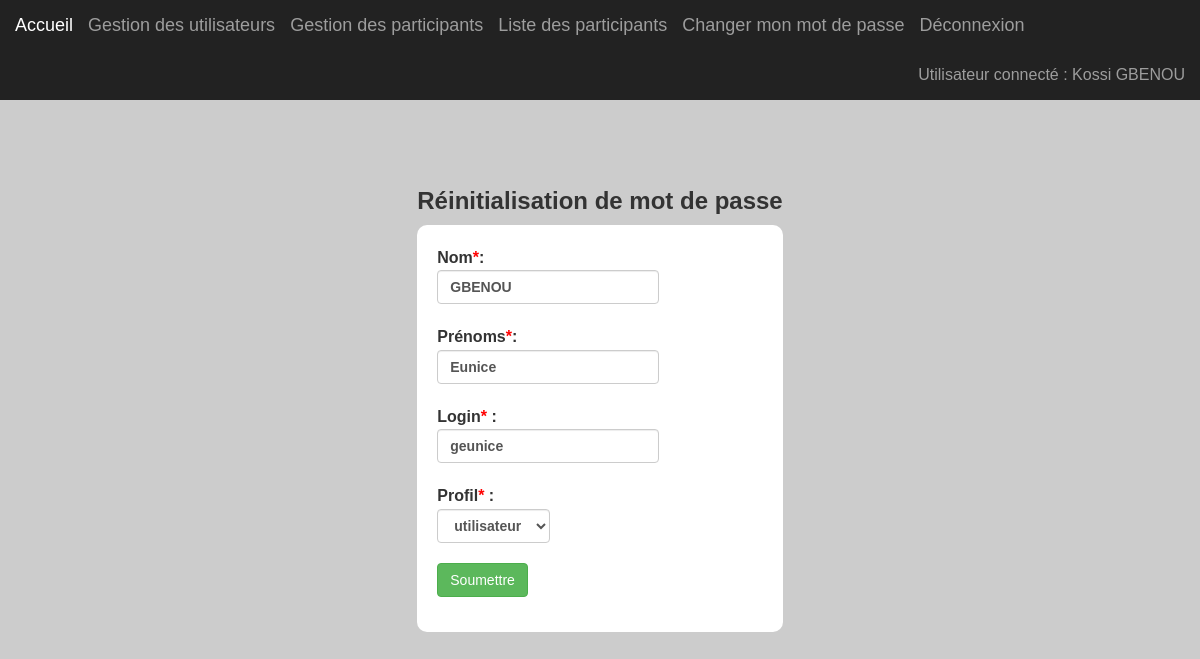
/admin/utilisateurModif.php?login=geunice (signed in), run on the app's committed database.
### tables this page shows
CREATE TABLE IF NOT EXISTS `utilisateurs` (
  `id` int NOT NULL AUTO_INCREMENT,
  `nom` varchar(50) NOT NULL,
  `prenoms` varchar(50) NOT NULL,
  `login` varchar(10) NOT NULL,
  `mot_de_passe` varchar(50) NOT NULL,
  `id_profil` int NOT NULL,
  `compte_actif` tinyint NOT NULL,
  PRIMARY KEY (`id`),
  KEY `id_profil` (`id_profil`)
);

CREATE TABLE IF NOT EXISTS `profils` (
  `id` int NOT NULL AUTO_INCREMENT,
  `libelle` varchar(50) NOT NULL,
  PRIMARY KEY (`id`)
);

### common_ressources/fonctions.php (called while the page is built, shortened)
<?php
function verification_profil($connexion, $login) {
    $sql = 'SELECT libelle FROM profils WHERE id = (SELECT id_profil FROM utilisateurs WHERE login = "' . $login . '")';
    $resultat = $connexion->query($sql);
    while ($row = $resultat->fetch_array(MYSQLI_ASSOC)) {
        $message = $row;
    }
    return $message;
}
function recuperer_utilisateur($connexion, $login) {
    $requete = "SELECT nom, prenoms, compte_actif, utilisateurs.id FROM utilisateurs, profils WHERE utilisateurs.id_profil=profils.id AND login='" . $login . "' ";
    $resultat = $connexion->query($requete);
    $utilisateur = $resultat->fetch_array(MYSQLI_ASSOC);
    return $utilisateur;
}
?>

### admin/utilisateurModif.php (the view, shortened to what this page needs)
<?php
    require_once("../common_ressources/fonctions.php");
    $requete2 = "SELECT id, libelle FROM profils";
    $resultat2 = $mysqli->query($requete2);
    $requete3 = "SELECT utilisateurs.id, nom, prenoms, login, id_profil, libelle
                FROM utilisateurs, profils
                WHERE utilisateurs.id_profil = profils.id
                AND login='".$_GET['login']."' ";
    $resultat3 = $mysqli->query($requete3);
    $user=$resultat3->fetch_array(MYSQLI_ASSOC);
?>
<!DOCTYPE html>
<html>
    <head>
        <link rel="stylesheet" type="text/css" href="../assets/bootstrap/css/bootstrap.css">
        <link rel="stylesheet" type="text/css" href="../assets/bootstrap/css/font-awesome.min.css">
        <link rel="stylesheet" type="text/css" href="../assets/css/dashboard.css">
        <link rel="stylesheet" type="text/css" href="../assets/css/stylesucces.css">
        <link rel="stylesheet" type="text/css" href="../assets/css/styleModification.css">
    </head>
    <body>
        <nav class="navbar navbar-inverse navbar-fixed-top">
            <div class="container-fluid">
                <div id="navbar" class="navbar-collapse collapse">
                    <ul class="nav navbar-nav navbar-left">
                        <li><a class="navbar-brand" href="../accueil.php">Accueil</a></li>
                        <?php
                            $profil = verification_profil($mysqli, $_SESSION['login']);
                            if ($profil['libelle'] == "admin") {
                                ?>
                                <li><a class="navbar-brand" href="./gestionUtilisateur.php">Gestion des utilisateurs</a></li>
                                <li><a class="navbar-brand" href="./participantGestion.php">Gestion des participants</a></li>
                        <?php } ?>
                        <li><a class="navbar-brand" href="../participantListeRecherche.php">Liste des participants</a></li>
                        <li><a class="navbar-brand" href="./reinitialiserMotdepasse.php">Changer mon mot de passe</a></li>
                        <li><a class="navbar-brand" href="../accueil.php?logout=ok">Déconnexion</a></li>
                    </ul>
                    <ul class="nav navbar-nav navbar-right">
                        <li>
                            <a href="">
                                <?php
                                $utilisateur = recuperer_utilisateur($mysqli, $_SESSION['login']);
                                echo "Utilisateur connecté : ";
                                echo $utilisateur['prenoms'];
                                echo $utilisateur['nom'];
                                ?>
                            </a>
                        </li>
                    </ul>
                </div>
            </div>
        </nav>
        <div class="container">
            <div class="row">
                <div class="centrerListe">
                    <div>
                        <h3><strong>Réinitialisation de mot de passe</strong></h3>
                        <div class="bgContent">
                            <form enctype="multipart/form-data" method="POST" action="">
                                <div class="form-group">
                                    <label>Nom<font color="red">*</font>:
                                        <input type="text" name="nom" value="<?php echo $user['nom']; ?>" class="form-control" required>
                                    </label>
                                </div>
                                <div class="form-group">
                                    <label>Prénoms<font color="red">*</font>:
                                        <input type="text" name="prenoms" value="<?php echo $user['prenoms']; ?>" class="form-control" required>
                                    </label>
                                </div>
                                <div class="form-group">
                                    <label>Login<font color="red">*</font> :
                                        <input type="text" class="form-control" name="login"  value="<?php echo $user['login']; ?>" required>
                                    </label>
                                </div>
                                <div class="form-group">
                                    <label>Profil<font color="red">*</font> :
                                        <select name="id_profil" id="id_profil" class="form-control">
                                            <?php while($profils=$resultat2->fetch_array(MYSQLI_ASSOC)) {  ?>
                                                <option <?php if($profils['id']==$user['id_profil'])  echo "selected='selected'"; ?> value="<?php echo $profils['id']; ?>">
                                            <?php echo $profils['libelle']; ?>
                                                </option>
                                            <?php } ?>
                                        </select>
                                    </label>
                                </div>
                                <p>
                                    <label>
                                    <input type="submit" name="modifier" value="Soumettre" class="btn btn-success">
                                    </label>
                                </p>
                            </form>
                        </div>
                    </div>
                </div>
            </div>
        </div>
    </body>
</html>

### assets/css/dashboard.css (style rules this page uses)
body { padding-top: 50px; }
.navbar-fixed-top { border: 0; }

### assets/css/styleModification.css (style rules this page uses)
body { background-color: #ccc; line-height: 1.6em; font-weight: 300; margin: 0; padding: 0; font-size: 16px; font-family: 'Lane', sans-serif; }
.centrerListe { display: flex; justify-content: center; align-items: center; min-height: 100vh; }
.bgContent { background-color: #fff; border-radius: 10px; padding: 20px; }

### data on the page
utilisateurs: prenoms "Kossi", nom "GBENOU"
utilisateurs: nom "GBENOU", prenoms "Eunice", login "geunice", id_profil "utilisateur"
